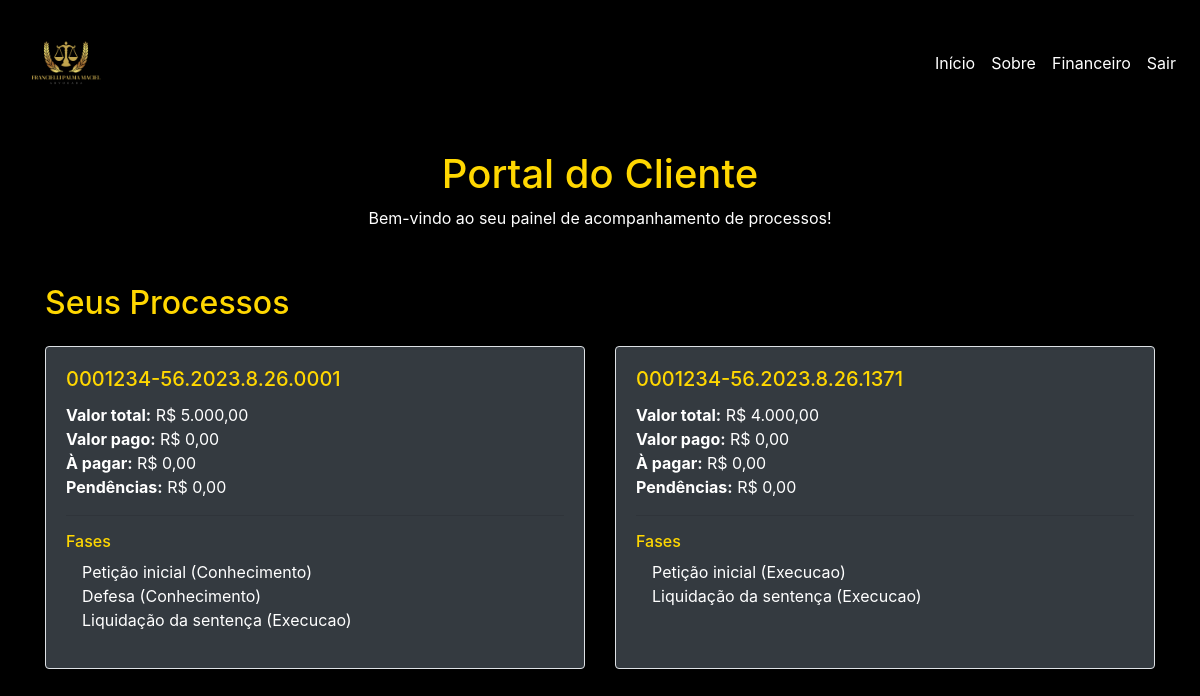
Screenshot of /Site/cliente.php (signed in) with the database file from the repository.
### tables this page shows
CREATE TABLE IF NOT EXISTS processos (
    processo_id INT AUTO_INCREMENT PRIMARY KEY,
    numero_processo VARCHAR(50) UNIQUE NOT NULL,
    cliente_id INT NOT NULL,
    valor_total DECIMAL(10, 2) DEFAULT 0.00,
    valor_pago DECIMAL(10, 2) DEFAULT 0.00,
    valor_a_pagar DECIMAL(10, 2) DEFAULT 0.00,
    pendencias DECIMAL(10, 2) DEFAULT 0.00,
    FOREIGN KEY (cliente_id) REFERENCES clientes(cliente_id)
);

CREATE TABLE IF NOT EXISTS fasesprocesso (
    fase_id INT AUTO_INCREMENT PRIMARY KEY,
    processo_id INT NOT NULL,
    tipo_fase ENUM('Conhecimento', 'Execucao') NOT NULL,
    etapa VARCHAR(255) NOT NULL,
    data_conclusao DATE DEFAULT NULL,
    FOREIGN KEY (processo_id) REFERENCES processos(processo_id)
);

### PHP/processos.php (called while the page is built, shortened)
<?php
require_once __DIR__ . '\classes\Processo.php';
require_once __DIR__ . '\classes\FaseProcesso.php';
$usuario = $_SESSION['usuario'] ?? null;
$processoObj = new Processo();
$faseObj = new FaseProcesso();
if ($usuario) {
    if (in_array($usuario['tipo'], ['Administrador', 'Advogado'])) {
        $processos = $processoObj->listarTodos();
    } elseif ($usuario['tipo'] === 'Cliente') {
        $processos = $processoObj->buscarPorCliente((int)$usuario['id']);
    }
}
?>

### PHP/classes/DB.php (called while the page is built, shortened)
<?php
class Database {
    private function conectar(): void {
        try {
            $this->conexao = new PDO(
                "mysql:host={$this->host};dbname={$this->dbname}",
                $this->usuario_db,
                $this->senha_db
            );
        } catch (PDOException $e) {
            die("Erro de conexão: " . $e->getMessage());
        }
    }
}

### PHP/classes/Processo.php (called while the page is built, shortened)
<?php
require_once __DIR__ . '\DB.php';
class Processo extends Database {
    private string $tabela = 'processos';
    public function buscarPorCliente(int $clienteId): array {
        $sql = "SELECT * FROM {$this->tabela} WHERE cliente_id = :cliente_id";
        $stmt = $this->conexao->prepare($sql);
        $stmt->bindParam(':cliente_id', $clienteId, PDO::PARAM_INT);
        $stmt->execute();
        return $stmt->fetchAll(PDO::FETCH_ASSOC);
    }
}

### PHP/classes/FaseProcesso.php (called while the page is built, shortened)
<?php
require_once __DIR__ . '\DB.php';
class FaseProcesso extends Database {
    private string $tabela = 'fasesprocesso';
    public function listarPorProcesso(int $processoId): array {
        $sql = "SELECT * FROM {$this->tabela} WHERE processo_id = :processo_id";
        $stmt = $this->conexao->prepare($sql);
        $stmt->bindParam(':processo_id', $processoId, PDO::PARAM_INT);
        $stmt->execute();
        return $stmt->fetchAll(PDO::FETCH_ASSOC);
    }
}

### Site/cliente.php (the view, shortened to what this page needs)
<?php
require_once __DIR__ . ('PHP\processos.php');
?>
<!DOCTYPE html>
<html lang="pt-BR">
<head>
  <link rel="stylesheet" href="styles.css">
  <link rel="stylesheet"
        href="https://cdn.jsdelivr.net/npm/bootstrap@4.3.1/dist/css/bootstrap.min.css"
>
</head>
<body>
  <nav class="navbar navbar-expand-lg bg-black-gold">
    <a class="navbar-brand" href="#">
      <img src="img/Logo.png" alt="Logo" class="logo">
    </a>
    <div class="collapse navbar-collapse" id="navbarNav">
      <ul class="navbar-nav ml-auto">
        <li class="nav-item active"><a href="index.php" class="nav-link text-white hover:text-gold">Início</a></li>
        <li class="nav-item"><a href="sobre.html" class="nav-link text-white hover:text-gold">Sobre</a></li>
        <li class="nav-item"><a href="financeiro.php" class="nav-link text-white hover:text-gold">Financeiro</a></li>
        <li class="nav-item"><a href="PHP\logout.php" class="nav-link text-white hover:text-gold">Sair</a></li>
      </ul>
    </div>
  </nav>
   <?php if(in_array($usuario['tipo'], ['Administrador', 'Advogado'])) : ?>
     <div class="text-center my-4">
    <h1>Portal de processos</h1>
  </div>
  <?php else : ?>
  <div class="text-center my-4">
    <h1>Portal do Cliente</h1>
    <p class="text-white">Bem-vindo ao seu painel de acompanhamento de processos!</p>
  </div>
  <?php endif ; ?>
  <main class="container">
  <?php if (in_array($usuario['tipo'], ['Administrador', 'Advogado'])): ?>
    <table class="table table-bordered table-dark table-hover">
      <thead>
        <tr class="text-center">
          <th>Número</th>
          <th>Cliente</th>
          <th>Pendências</th>
          <th>Valor Total</th>
          <th>Fases</th>
        </tr>
      </thead>
      <tbody>
        <?php foreach ($processos as $proc): ?>
          <tr>
            <td><?= htmlspecialchars($proc['numero_processo']) ?></td>
            <td><?= htmlspecialchars($proc['nome']) ?></td>
            <td>R$ <?= number_format($proc['pendencias'], 2, ',', '.') ?></td>
            <td>R$ <?= number_format($proc['valor_total'], 2, ',', '.') ?></td>
            <td>
              <ul>
                <?php foreach ($faseObj->listarPorProcesso((int)$proc['processo_id']) as $fase): ?>
                  <li><?= $fase['etapa'] ?> (<?= $fase['tipo_fase'] ?><?= $fase['data_conclusao'] ? ' - ' . $fase['data_conclusao'] : '' ?>)</li>
                <?php endforeach; ?>
              </ul>
            </td>
          </tr>
        <?php endforeach; ?>
      </tbody>
    </table>
  <?php else: ?>
  <h2 class="mb-4">Seus Processos</h2>
  <?php if (empty($processos)): ?>
    <p class="text-muted">Você não possui processos registrados.</p>
  <?php else: ?>
    <div class="row">
      <?php foreach ($processos as $proc): ?>
        <div class="col-md-6 mb-4">
          <div class="card bg-dark text-white border border-gold h-100 shadow-sm">
            <div class="card-body">
              <h5 class="card-title text-gold"><?= htmlspecialchars($proc['numero_processo']) ?></h5>
              <p class="card-text mb-1">
                <strong>Valor total:</strong> R$ <?= number_format($proc['valor_total'], 2, ',', '.') ?><br>
                <strong>Valor pago:</strong> R$ <?= number_format($proc['valor_pago'], 2, ',', '.') ?><br>
                <strong>À pagar:</strong> R$ <?= number_format($proc['valor_a_pagar'], 2, ',', '.') ?><br>
                <strong>Pendências:</strong> R$ <?= number_format($proc['pendencias'], 2, ',', '.') ?>
              </p>
              <hr class="border-gold">
              <h6 class="text-gold">Fases</h6>
              <ul class="pl-3">
                <?php foreach ($faseObj->listarPorProcesso((int)$proc['processo_id']) as $fase): ?>
                  <li><?= $fase['etapa'] ?> (<?= $fase['tipo_fase'] ?><?= $fase['data_conclusao'] ? ' - ' . $fase['data_conclusao'] : '' ?>)</li>
                <?php endforeach; ?>
              </ul>
            </div>
          </div>
        </div>
      <?php endforeach; ?>
    </div>
  <?php endif; ?>
<?php endif; ?>
</main>
</body>
</html>

### Site/styles.css (style rules this page uses)
h2 { color: #FFD700; margin-bottom: 20px; font-size: 24px; }

### Site/cliente.php (style rules this page uses)
body { font-family: 'Inter', sans-serif; background-color: #000; color: #fff; }
.logo { width: 100px; height: auto; }
.text-gold { color: #FFD700; }
main { padding: 30px; }
h1, h2 { color: #FFD700; }
a { color: #FFD700; text-decoration: none; }
ul { list-style: none; padding: 0; }

### rows the page displays
processos: numero_processo "0001234-56.2023.8.26.0001", valor_total "5.000,00", valor_pago "0,00", valor_a_pagar "0,00", pendencias "0,00"
fasesprocesso: etapa "Petição inicial", tipo_fase "Conhecimento"
fasesprocesso: etapa "Defesa", tipo_fase "Conhecimento"
fasesprocesso: etapa "Liquidação da sentença", tipo_fase "Execucao"
processos: numero_processo "0001234-56.2023.8.26.1371", valor_total "4.000,00", valor_pago "0,00", valor_a_pagar "0,00", pendencias "0,00"
fasesprocesso: etapa "Petição inicial", tipo_fase "Execucao"
fasesprocesso: etapa "Liquidação da sentença", tipo_fase "Execucao"
